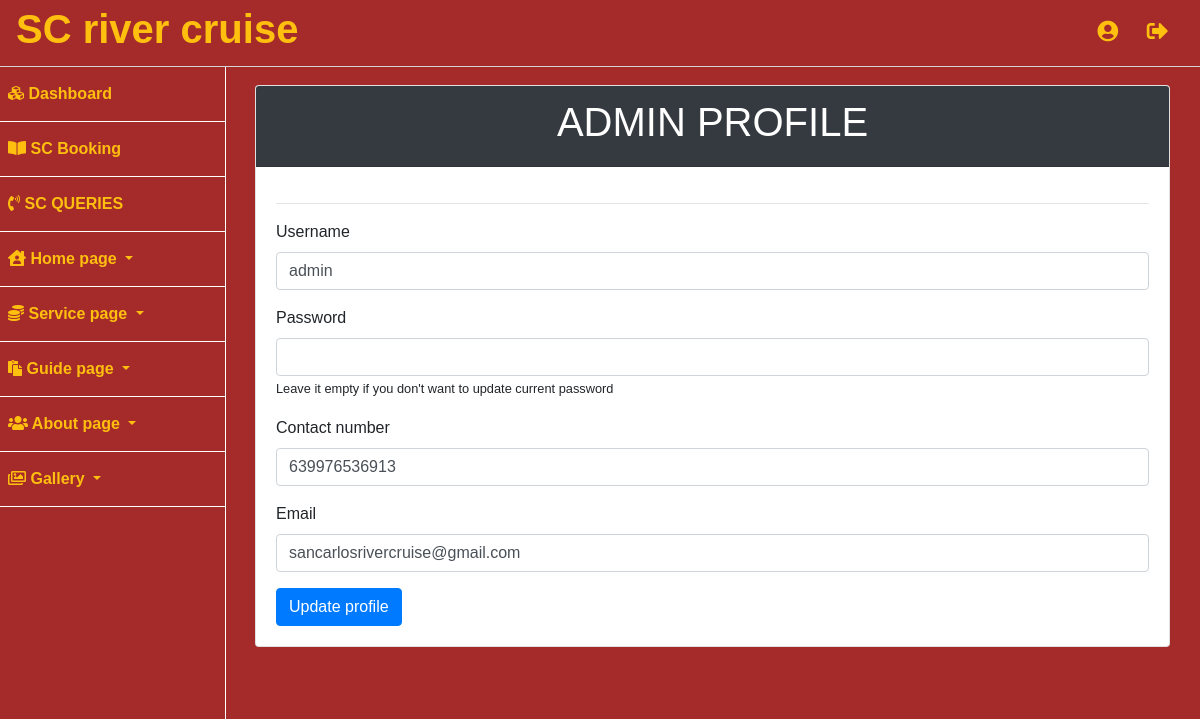
/admin/profile.php (signed in), run on the app's committed database.
### tables this page shows
CREATE TABLE `admin_profile` (
  `id` int(11) NOT NULL,
  `username` varchar(255) NOT NULL,
  `password` varchar(255) NOT NULL,
  `contact_number` bigint(11) NOT NULL,
  `email` varchar(64) NOT NULL
);

### admin/profile.php (the view, shortened to what this page needs)
<?php require_once "includes/header.php" ?>
<?php
    $get_admin_profile = $connection->query("SELECT * FROM admin_profile WHERE id = 1 LIMIT 1");
    $db_admin_row = $get_admin_profile->fetch_assoc();
?>
    <div class="wrapper">
        <?php require_once "includes/navigation.php" ?>
        <div class="page-wrapper">
            <div class="container-fluid">
                <div class="row">
                    <div class="col-lg-12">
                        <div class="page-header">
                            <div class="card">
                                <div class="card-header bg-dark text-white">
                                    <h1 class="text-center">ADMIN PROFILE</h1>
                                </div>
                                <div class="card-body">
                                    <hr>
                                    <form action="" method="post">
                                        <div class="form-group">
                                            <label for="my-input">Username</label>
                                            <input id="my-input" class="form-control" type="text" name="update_username" value="<?= $db_admin_row['username'] ?>">
                                        </div>
                                        <div class="form-group">
                                            <label for="my-input">Password</label>
                                            <input id="my-input" class="form-control" type="text" name="update_password" >
                                            <span>
                                                <small >Leave it empty if you don't want to update current password</small>
                                            </span>
                                        </div>
                                        <div class="form-group">
                                            <label for="my-input">Contact number</label>
                                            <input id="my-input" class="form-control" type="number" name="update_contact" value="<?= $db_admin_row['contact_number'] ?>">
                                        </div>
                                        <div class="form-group">
                                            <label for="my-input">Email</label>
                                            <input id="my-input" class="form-control" type="email" name="update_email" value="<?= $db_admin_row['email'] ?>">
                                        </div>
                                        <input type="submit" value="Update profile" class="btn btn-primary" name="update_profile" >
                                    </form>
                                </div>
                            </div>
                        </div>
                    </div>
                </div>
            </div>
        </div>
    </div>
<?php  require_once "includes/footer.php" ?>

### admin/css/main.css (style rules this page uses)
* { box-sizing: border-box; font-family: sans-serif; text-decoration: none; }
html,body { height: 100%; background-color: #A52A2A; }
body { margin-top: 100px; }
.page-wrapper { padding: 15px 15px; background-color: #A52A2A; height: 100%; }
.page-header { margin: 20px 0px 20px; padding-bottom: 9px; }
@media (min-width:768px) { body { margin-top: 50px; } }
@media (min-width:768px) { .wrapper { margin-left: 225px; } }

### data on the page
admin_profile: update_username "admin", update_contact "639976536913", update_email "sancarlosrivercruise@gmail.com"
